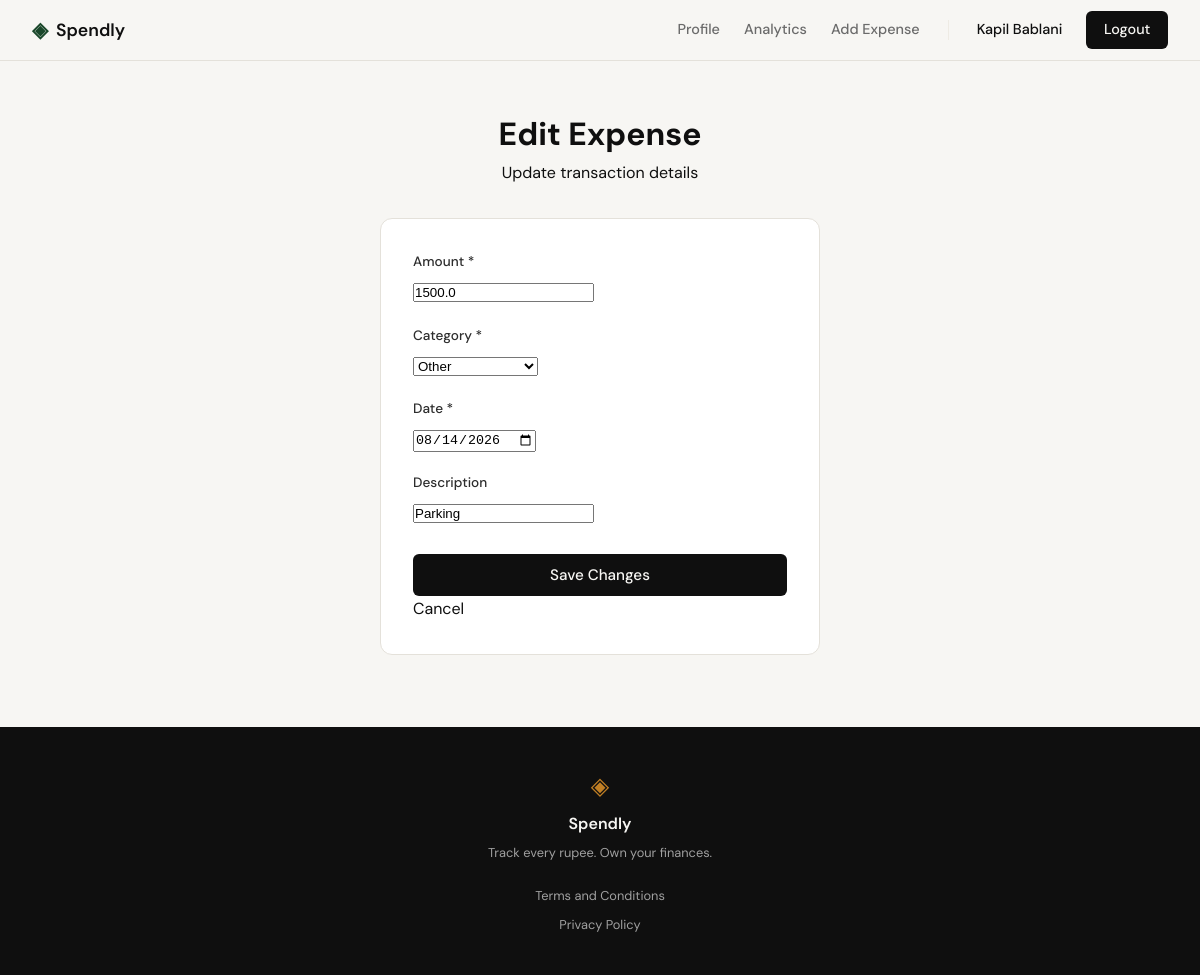
Page /expenses/92/edit (signed in) on the committed database.
### tables this page shows
CREATE TABLE expenses (
            id INTEGER PRIMARY KEY AUTOINCREMENT,
            user_id INTEGER NOT NULL,
            amount REAL NOT NULL,
            category TEXT NOT NULL,
            date TEXT NOT NULL,
            description TEXT,
            created_at TEXT DEFAULT (datetime('now')),
            FOREIGN KEY (user_id) REFERENCES users (id)
        );

### app.py (the view, shortened to what this page needs)
@app.route("/expenses/<int:id>/edit", methods=["GET", "POST"])
def edit_expense(id):
    if not session.get("user_id"):
        return redirect(url_for("login"))
    user_id = session.get("user_id")
    expense = get_expense_by_id(id, user_id)
    if not expense:
        abort(404)
    if request.method == "GET":
        return render_edit_expense_form(expense)

### app.py (called while the page is built)
def render_edit_expense_form(expense, error=None, amount="", category="", date_str="", description=""):
    return render_template(
        "edit_expense.html",
        expense=expense,
        error=error,
        amount=amount,
        category=category,
        date=date_str,
        description=description,
        categories=VALID_CATEGORIES,
    )

### database/db.py (called while the page is built)
def get_db():
    db_path = os.path.join(os.path.dirname(__file__), "..", "spendly.db")
    conn = sqlite3.connect(db_path)
    conn.row_factory = sqlite3.Row
    conn.execute("PRAGMA foreign_keys = ON")
    return conn

### database/queries.py (called while the page is built)
def get_expense_by_id(expense_id, user_id):
    db = get_db()
    cursor = db.cursor()
    cursor.execute(
        "SELECT id, user_id, amount, category, date, description FROM expenses WHERE id = ? AND user_id = ?",
        (expense_id, user_id)
    )
    expense = cursor.fetchone()
    db.close()
    return expense

### templates/edit_expense.html (shortened to what this page needs)
{% extends "base.html" %}
{% block content %}
<div class="auth-section">
  <div class="auth-container">
    <div class="auth-header">
      <h1>Edit Expense</h1>
      <p>Update transaction details</p>
    </div>
    <div class="auth-card">
      <form method="POST" action="{{ url_for('edit_expense', id=expense.id) }}">
        <div class="form-group">
          <label for="amount">Amount *</label>
          <input
            type="number"
            id="amount"
            name="amount"
            step="0.01"
            min="0.01"
            placeholder="0.00"
            required
            value="{{ amount or expense.amount }}"
          />
        </div>
        <div class="form-group">
          <label for="category">Category *</label>
          <select id="category" name="category" required>
            {% for cat in categories %}
              <option value="{{ cat }}" {% if (category or expense.category) == cat %}selected{% endif %}>{{ cat }}</option>
            {% endfor %}
          </select>
        </div>
        <div class="form-group">
          <label for="date">Date *</label>
          <input
            type="date"
            id="date"
            name="date"
            required
            value="{{ date or expense.date }}"
          />
        </div>
        <div class="form-group">
          <label for="description">Description</label>
          <input
            type="text"
            id="description"
            name="description"
            maxlength="200"
            placeholder="Add a note (optional)"
            value="{{ description or (expense.description or '') }}"
          />
        </div>
        <button type="submit" class="btn-submit">Save Changes</button>
      </form>
      <div class="auth-footer">
        <p>
          <a href="{{ url_for('profile') }}">Cancel</a>
        </p>
      </div>
    </div>
  </div>
</div>
{% endblock %}

### static/css/style.css (style rules this page uses)
:root { --ink: #0f0f0f; --ink-soft: #2d2d2d; --ink-muted: #6b6b6b; --ink-faint: #a0a0a0; --paper: #f7f6f3; --paper-warm: #f0ede6; --paper-card: #ffffff; --accent: #1a472a; --accent-light: #e8f0eb; --accent-2: #c17f24; --accent-2-light: #fdf3e3; --danger: #c0392b; --danger-light: #fdecea; --border: #e4e1da; --border-soft: #eeebe4; --font-display: 'DM Serif Display', Georgia, serif; --font-body: 'DM Sans', system-ui, sans-serif; --max-width: 1200px; --auth-width: 440px; --radius-sm: 6px; --radius-md: 12px; --radius-lg: 20px; }
*, *::before, *::after { box-sizing: border-box; margin: 0; padding: 0; }
html { font-size: 16px; scroll-behavior: smooth; }
body { background: var(--paper); color: var(--ink); font-family: var(--font-body); font-size: 1rem; line-height: 1.6; -webkit-font-smoothing: antialiased; }
a { color: inherit; text-decoration: none; }
.auth-section { min-height: calc(100vh - 60px - 100px); display: flex; align-items: center; justify-content: center; padding: 3rem 2rem; }
.auth-container { width: 100%; max-width: var(--auth-width); }
.auth-header { text-align: center; margin-bottom: 2rem; }
.auth-card { background: var(--paper-card); border: 1px solid var(--border); border-radius: var(--radius-md); padding: 2rem; margin-bottom: 1.5rem; }
.form-group { margin-bottom: 1.25rem; }
.form-group label { display: block; font-size: 0.85rem; font-weight: 500; color: var(--ink-soft); margin-bottom: 0.4rem; }
.btn-submit { width: 100%; padding: 0.7rem; background: var(--ink); color: var(--paper); border: none; border-radius: var(--radius-sm); font-family: var(--font-body); font-size: 0.95rem; font-weight: 500; cursor: pointer; transition: background 0.2s; margin-top: 0.5rem; }

### rows in the picture
expenses: amount "1500.0", category "Other", date "08/14/2026", description "Parking"

### other values in the picture
{{ session.get('user_name', 'User') }} "Kapil Bablani"
